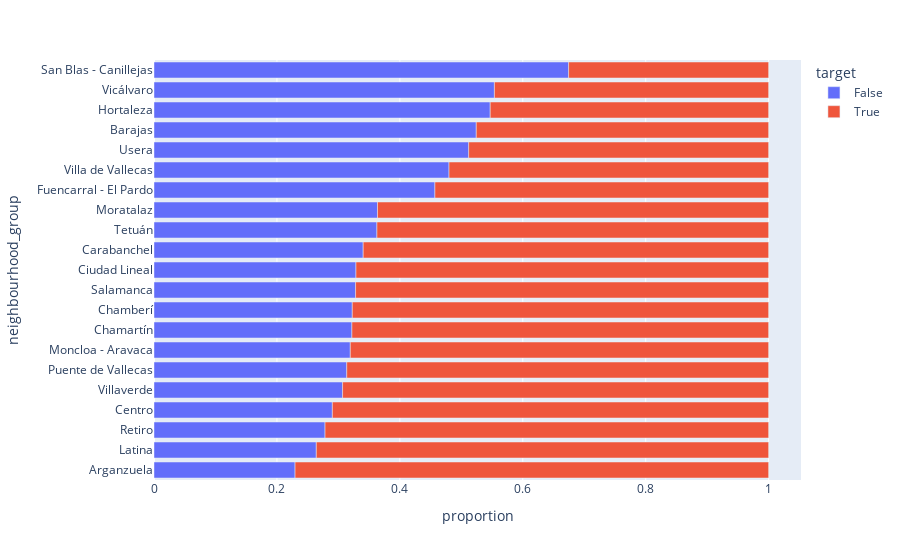

The notebook cell this image was saved under:
### Markdown cell above
- ``H 2``: el precio de un piso ``top_20`` depende de ``Ubicación``, más que nada para tener un pantallazo general
    - ``q 1``: Dónde está ubicado. Barrio caro, barrio barato?
    - ``q 2``: Distancia de puerta del sol

### Code cell
top_barrios = (
    df
    .value_counts('neighbourhood_group')
    .sort_values(ascending=False)
    .to_frame(name='n')
    .query("n > 10")
    .index
    )
# filtramos los barrios y contamos la proporción de pisos top vs no-top
df_ = (
    df
    .query('neighbourhood_group.isin(@top_barrios)')
    .groupby('neighbourhood_group',as_index=False)
    .value_counts(['target'], normalize=True)
    .sort_values('proportion')
)
#barplot
px.bar(
    data_frame=df_,
    x='proportion',
    y='neighbourhood_group',
    color='target',
    barmode='relative'
)

### Figure 1 — Plotly figure (JSON) as saved in the notebook; plotly's stock layout.template omitted (floating-point values rounded to 4 significant figures)
{"data": [{"alignmentgroup": "True", "hovertemplate": "target=False<br>proportion=%{x}<br>neighbourhood_group=%{y}<extra></extra>", "legendgroup": "False", "marker": {"color": "#636efa", "pattern": {"shape": ""}}, "name": "False", "offsetgroup": "False", "orientation": "h", "showlegend": true, "textposition": "auto", "type": "bar", "x": [0.2295, 0.2641, 0.2783, 0.2902, 0.3068, 0.3136, 0.3194, 0.322, 0.3226, 0.328, 0.3286, 0.3404, 0.3627, 0.3636, 0.457, 0.48, 0.512, 0.5243, 0.547, 0.5538, 0.6746], "xaxis": "x", "y": ["Arganzuela", "Latina", "Retiro", "Centro", "Villaverde", "Puente de Vallecas", "Moncloa - Aravaca", "Chamartín", "Chamberí", "Salamanca", "Ciudad Lineal", "Carabanchel", "Tetuán", "Moratalaz", "Fuencarral - El Pardo", "Villa de Vallecas", "Usera", "Barajas", "Hortaleza", "Vicálvaro", "San Blas - Canillejas"], "yaxis": "y"}, {"alignmentgroup": "True", "hovertemplate": "target=True<br>proportion=%{x}<br>neighbourhood_group=%{y}<extra></extra>", "legendgroup": "True", "marker": {"color": "#EF553B", "pattern": {"shape": ""}}, "name": "True", "offsetgroup": "True", "orientation": "h", "showlegend": true, "textposition": "auto", "type": "bar", "x": [0.3254, 0.4462, 0.453, 0.4757, 0.488, 0.52, 0.543, 0.6364, 0.6373, 0.6596, 0.6714, 0.672, 0.6774, 0.678, 0.6806, 0.6864, 0.6932, 0.7098, 0.7217, 0.7359, 0.7705], "xaxis": "x", "y": ["San Blas - Canillejas", "Vicálvaro", "Hortaleza", "Barajas", "Usera", "Villa de Vallecas", "Fuencarral - El Pardo", "Moratalaz", "Tetuán", "Carabanchel", "Ciudad Lineal", "Salamanca", "Chamberí", "Chamartín", "Moncloa - Aravaca", "Puente de Vallecas", "Villaverde", "Centro", "Retiro", "Latina", "Arganzuela"], "yaxis": "y"}], "layout": {"barmode": "relative", "legend": {"title": {"text": "target"}, "tracegroupgap": 0}, "margin": {"t": 60}, "xaxis": {"anchor": "y", "domain": [0, 1], "title": {"text": "proportion"}}, "yaxis": {"anchor": "x", "domain": [0, 1], "title": {"text": "neighbourhood_group"}}}}
